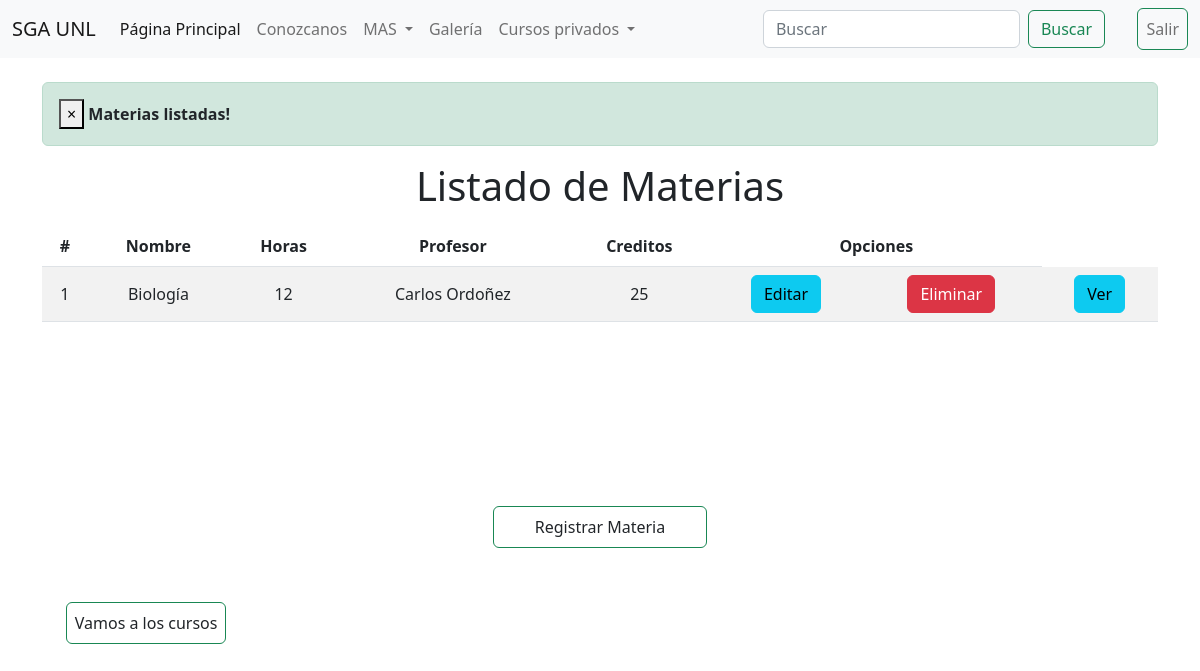
The app's page /tareas/listadoMaterias/ with its own data.
### APPAdministrarTareas/models.py (models this page shows, shortened)
class Materia(models.Model):
    ciclo = (('1ero','1ro'),('2do','2do'),('3ro','3ro'),('4to','4to'),('5to','5to'),('6to','6to'),('7mo','7mo'),('8vo','8vo'),)
    nombreM = models.CharField(max_length=30, blank=False)
    nroHoras = models.PositiveSmallIntegerField()
    nombreProfesor = models.CharField(max_length=30, blank=False)
    nroCreditos = models.PositiveSmallIntegerField()
    cadena = (('no','no'),('si','si'),)
    cadena_M = models.CharField(max_length=30, choices=cadena, default="", blank=False)
    ciclo_M= models.CharField(max_length=30, choices=ciclo, default="", blank=False)

### APPAdministrarTareas/views.py (the view)
# urls.py: path('listadoMaterias/', views.listadoMaterias),
def listadoMaterias(request):
    materiaListado = Materia.objects.all()
    messages.success(request, 'Materias listadas!')
    return render(request, "listadoMaterias.html", {"cursos": materiaListado})

### APPAdministrarTareas/templates/listadoMaterias.html (shortened to what this page needs)
{% extends "./base.html" %}
{% block body %}
<div class="row">
    <div class="col-sm-20 col-md-10 col-lg-12 col-xl-12">
        {% if messages %}
        {% for message in messages %}
        <div class="alert alert-dismissible alert-success">
            <button type="button" class="close" data-dismiss="alert">&times;</button>
            <strong class="text-dark">{{ message }}</strong>
        </div>
        {% endfor %}
        {% endif %}
        <h1 style="text-align: center;">Listado de Materias</h1>
        <div class="table-responsive py-2">
            <table class="table table-striped">
                <thead>
                    <tr>
                        <th>#</th>
                        <th>Nombre</th>
                        <th>Horas</th>
                        <th>Profesor</th>
                        <th>Creditos</th>
                        <th colspan="2">Opciones</th>
                    </tr>
                </thead>
                <tbody>
                    {% for c in cursos %}
                    <tr>
                        <td>{{forloop.counter}}</td>
                        <td>{{c.nombreM}}</td>
                        <td>{{c.nroHoras}}</td>
                        <td>{{c.nombreProfesor}}</td>
                        <td>{{c.nroCreditos}}</td>
                        <td><a href="/tareas/edicionMateria/{{c.id}}" class="btn btn-info">Editar</a></td>
                        <td><a href="/tareas/eliminarMateria/{{c.id}}" class="btn btn-danger btnEliminacion">Eliminar</a></td>
                        <td><a href="/tareas/verMateria/{{c.id}}" class="btn btn-info">Ver</a></td>
                    </tr>
                    {% endfor %}
                </tbody>
            </table>
        </div>
    </div>
</div>
<div class="container">
    <div class="container">
        <ul class="navbar-nav" style="padding-left: 40%; padding-right: 40%; margin-top: 15%;">
            <li class="nav-item  card-body">
              <a class="nav-link btn btn-outline-success" aria-current="page" href="/tareas/materia/"
                >Registrar Materia
              </a>
            </li>
        </ul>
    </div>
    <div class="container">
        <ul class="navbar-nav" style="padding-right: 85%; margin-top: 5%;">
            <li class="nav-item  card-body">
              <a class="nav-link btn btn-outline-success" aria-current="page" href="/tareas/"
                >Vamos a los cursos
              </a>
            </li>
        </ul>
    </div>
</div>
{% endblock %}

### APPAdministrarTareas/static/css/gestionCursos.css (style rules this page uses)
th, td { text-align: center; vertical-align: middle; }

### records on screen
Materia: nombreM "Biología", nroHoras "12", nombreProfesor "Carlos Ordoñez", nroCreditos "25"

### other values on screen
{{ message }} "Materias listadas!"
